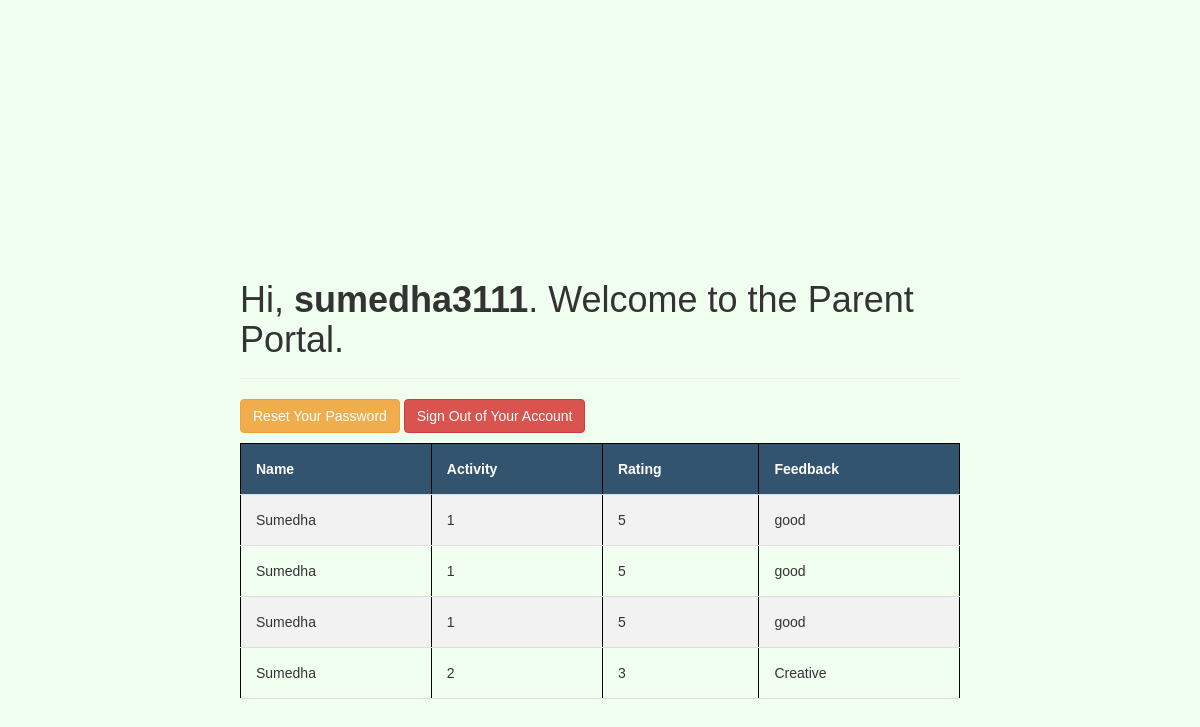
The page /welcome.php (signed in) on the database its author committed.
### tables this page shows
CREATE TABLE `feedback` (
  `id` int(11) NOT NULL,
  `name` varchar(50) NOT NULL,
  `activity` varchar(10) NOT NULL,
  `rating` varchar(10) NOT NULL,
  `feedback` varchar(255) NOT NULL
);

### welcome.php (the view, shortened to what this page needs)
<!DOCTYPE html>
<html lang="en">
<head>
    <link rel="stylesheet" href="https://maxcdn.bootstrapcdn.com/bootstrap/3.3.7/css/bootstrap.css">
</head>
<body>
    <div class="page-header">
        <h1>Hi, <b><?php echo htmlspecialchars($_SESSION["username"]); ?></b>. Welcome to the Parent Portal.</h1>
    </div>
    <p>
        <a href="reset-password.php" class="btn btn-warning">Reset Your Password</a>
        <a href="logout.php" class="btn btn-danger">Sign Out of Your Account</a>
    </p>
    <?php
$servername = "localhost";
$username = "root";
$password = "";
$dbname = "staff";
$conn = new mysqli($servername, $username, $password, $dbname);
$sql = "SELECT name, activity, rating, feedback FROM feedback";
$result = $conn->query($sql);
if ($result->num_rows > 0) {
    echo "<table><tr><th>Name</th><th>Activity</th><th>Rating</th><th>Feedback</th></tr>";
    while($row = $result->fetch_assoc()) {
        echo "<tr><td>" . $row["name"]. "</td><td>" . $row["activity"]. "</td><td> " . $row["rating"]. "</td><td>". $row["feedback"]. "</td></tr>";
    }
    echo "</table>";
} else {
    echo "0 results";
}
?>
</body>
</html>

### welcome.php (style rules this page uses)
body { background:#F0FFF0; font-family: "Nunito", sans-serif; padding: 20%; }
table { border-collapse: collapse; width: 100%; }
table, th, td { border: 1px solid black; padding: 15px; text-align: left; border-bottom: 1px solid #ddd; }
th { height: 50px; }
td { height: 50px; vertical-align: bottom; }
tr:nth-child(even) { background-color: #f2f2f2; }
th { background-color: #32546e; color: white; }

### rows shown on the page
feedback: name "Sumedha", activity "1", rating "5", feedback "good"
feedback: name "Sumedha", activity "1", rating "5", feedback "good"
feedback: name "Sumedha", activity "1", rating "5", feedback "good"
feedback: name "Sumedha", activity "2", rating "3", feedback "Creative"

### other values the page prints
$_SESSION["username"] "sumedha3111"
